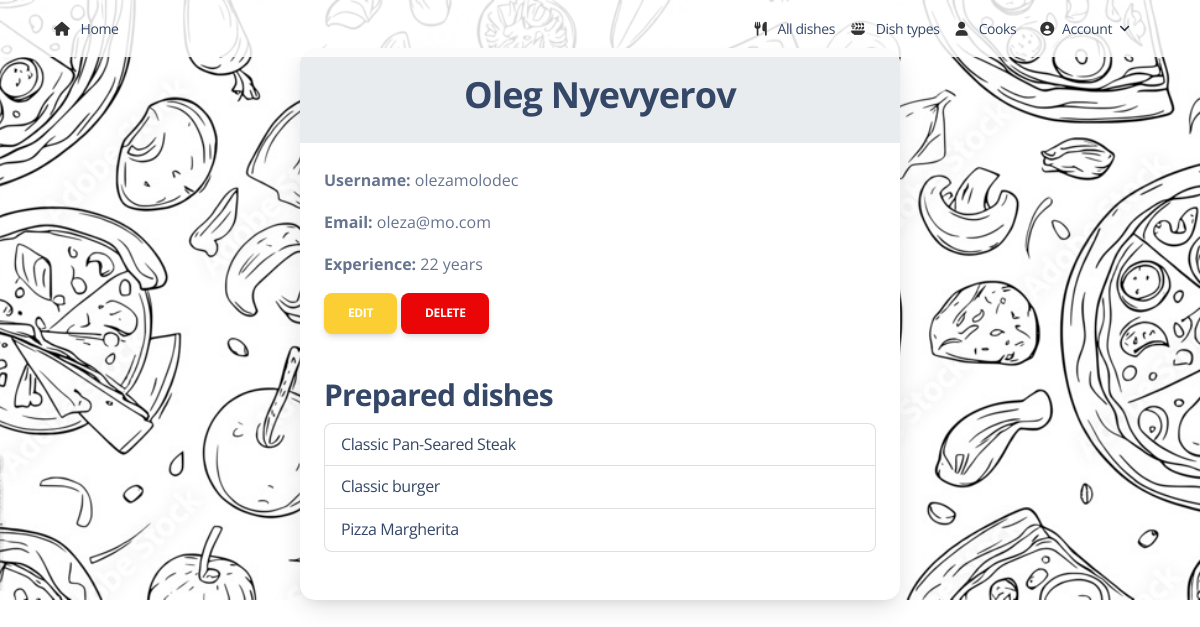
The page /cooks/1/detail/ (signed in) on the database its author committed.
### kitchen/models.py (models this page shows, shortened)
class Cook(AbstractUser):
    years_of_experience = models.IntegerField(default=0)
    class Meta:
        verbose_name = "cook"
        verbose_name_plural = "cooks"

class Dish(models.Model):
    name = models.CharField(
        max_length=69,
        unique=True,
        validators=[
            RegexValidator(
                regex=r'^[a-zA-Z\s\-]+$',
                message="The name can only contain letters, spaces and dashes."
            )
        ]
    )
    description = models.TextField()
    price = models.DecimalField(max_digits=5, decimal_places=2)
    dish_type = models.ForeignKey(DishType, on_delete=models.CASCADE)
    cooks = models.ManyToManyField(Cook, related_name="dishes")
    ingredients = models.ManyToManyField("Ingredient", related_name="dishes")
    class Meta:
        verbose_name = "Dish"
        verbose_name_plural = "Dishes"

### kitchen/views.py (the view)
# urls.py: path("cooks/<int:pk>/detail/", CookDetailView.as_view(), name="cook-detail"),
class CookDetailView(LoginRequiredMixin, generic.DetailView):
    model = Cook

### templates/kitchen/cook_detail.html (shortened to what this page needs)
{% extends "base.html" %}
{% load static %}
{% block content %}
<div class="container mt-5">
  <div class="card shadow-lg mx-auto" style="border-radius: 15px; max-width: 600px;">
    <div class="card-header bg-light text-white">
      <h2 class="text-center mb-0 text-dark">
        {{ object.first_name }} {{ object.last_name }}
      </h2>
    </div>
    <div class="card-body text-muted">
      <p><strong>Username:</strong> {{ object.username }} </p>
      <p><strong>Email:</strong> {{ object.email }}</p>
      <p><strong>Experience:</strong> {{ object.years_of_experience }} year{{ object.years_of_experience|pluralize }}</p>
      <a href="{% url 'kitchen:cook-update' object.pk %}" class="btn btn-warning">Edit</a>
      <a href="{% url 'kitchen:cook-delete' object.pk %}" class="btn btn-danger">Delete</a>
      <h3 class="mt-4">Prepared dishes</h3>
      <ul class="list-group mb-4">
        {% for dish in object.dishes.all %}
        <li class="list-group-item">
          <a href="{% url 'kitchen:dish-detail' dish.pk %}">
           {{ dish.name }}
          </a>
        </li>
        {% empty %}
        <li class="list-group-item">There are no dishes yet.</li>
        {% endfor %}
      </ul>
    </div>
  </div>
</div>
{% endblock %}

### rows shown on the page
Cook: first_name "Oleg", last_name "Nyevyerov", username "olezamolodec", email "oleza@mo.com", years_of_experience "22"
Dish: name "Classic Pan-Seared Steak"
Dish: name "Classic burger"
Dish: name "Pizza Margherita"
